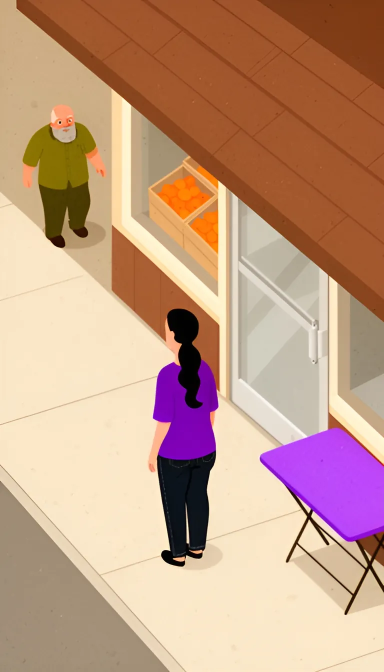
#> input picture wdpfxqlsvp/sig/img/aerial-dwayne.webp, 768 x 1344 px, given in place of aerial-dwayne.webp.png, which was not available (shown at 1/2 size)
$ python -i r8_build.py   (imports and definitions only)
#> lines starting #> are read from the running program, lines starting #| are printed output that depends on the picture; after the words box and inside, x2 and y2 are one past the last pixel; in counts of white or black regions, pixels touching at a corner belong together
# r8_build.py: the signature course's pictures for curriculum version 8 (Robert's notes on lesson 2, Nov 20, 3:51 PM), added to
# what q_build.py lays out in wdpfxqlsvp/sig/img/. Run it after q_build.py:   python3 r8_build.py <lab dir> <img dir>
#  - Cutouts with nothing but the person: the first cutouts kept a wedge of the store's orange crates between some people's
#    shoulder and neck ("these oranges are attached to him"). Each portrait was repainted on plain green, and whatever the old
#    cutout kept that the repaint shows as background was trimmed (r8/greenmask.py in the lab). Their close-ups are redrawn too.
#  - A passerby walks toward you down the sidewalk ("the vantage point of looking down a sidewalk where they are walking towards
#    you"): walkway.webp is the sidewalk from the canvasser's spot, and w-<who>.webp each walker, full length, facing you.
#  - The view from above first ("a view 30 feet from the sky, where you could see where the canvasser is stationed and see the
#    person walking"): aerial-<who>.webp, the canvasser seen from above and behind, the passerby down the sidewalk.
#  - Where to stand: two pairs of one drawing each, where only the canvasser moves (r8/spots.py in the lab).
import json, os, sys
import numpy as np
from PIL import Image
LAB, OUT = sys.argv[1], sys.argv[2]
Q5 = os.path.join(LAB, "q5"); R8 = os.path.join(LAB, "r8")
# [2 lines not run here, left out]
def webp(im, name, q=84): im.save(os.path.join(OUT, name + ".webp"), "WEBP", quality=q, method=6)
CLEAN = ["ben", "bob", "bob-pen", "dwayne", "hank", "hank-paper", "hank-pen", "soojin", "tanya", "tanya-tug", "tanya-cart", "marisol", "theo", "luis"]
def defringe(im):
    """the cutout's edge still carried the crates' orange: a line up to about 8 pixels thick along the hair and shoulders, where the
    old wedge was cut away. Crate orange within 8 pixels of the edge goes when the person isn't orange 8 to 16 pixels in (so
    Tanya's orange top keeps its edge), then the edge comes in by one pixel and softens a little."""
    from PIL import ImageFilter
    a = np.array(im).astype(np.float32); A = a[..., 3]
#> after `A = a[..., 3]`: A: shape (1344, 768) float32; every value is 255
    r, g, b = a[..., 0], a[..., 1], a[..., 2]
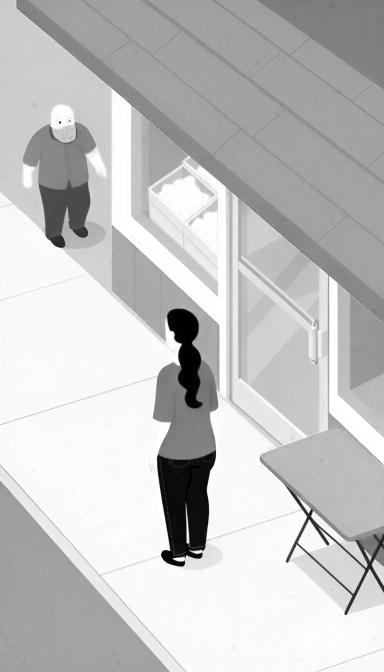
#> r: shape (1344, 768) float32 (shown at 1/2 size); min 0, max 255, mean 195.3
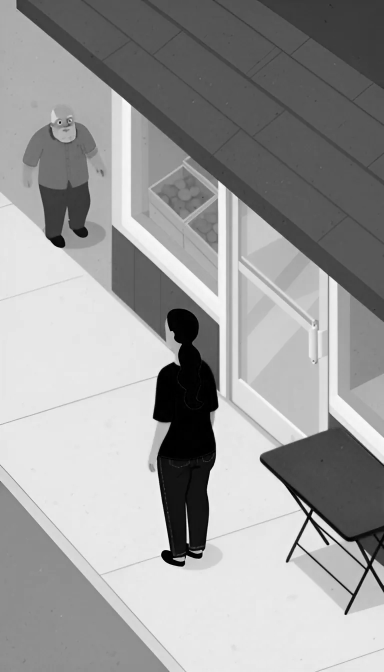
#> g: shape (1344, 768) float32 (shown at 1/2 size); min 0, max 255, mean 155.5
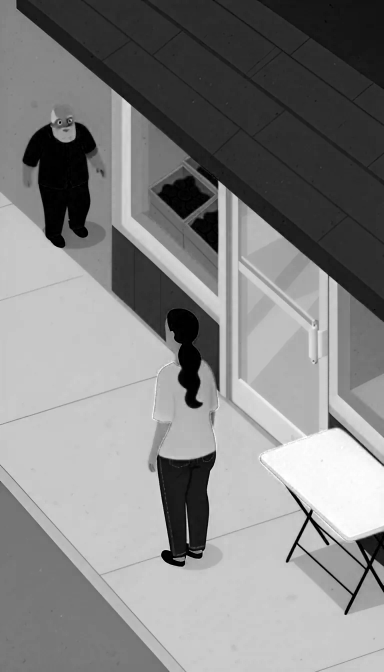
#> b: shape (1344, 768) float32 (shown at 1/2 size); min 0, max 255, mean 131.5
    crate = (r > 215) & (g > 70) & (g < 175) & (b < 50) & (r - b > 170)
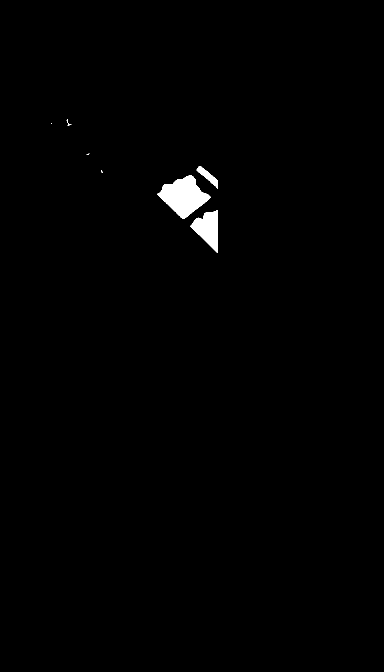
#> crate: shape (1344, 768) bool (shown at 1/2 size); 0.81% white; 8 white regions (5 under 20 px), largest, box (x1, y1, x2, y2) and area: (314, 351, 422, 438) 5038, (380, 420, 436, 506) 2682, (393, 332, 436, 377) 632
    opaque = A > 128; clear = Image.fromarray((~opaque).astype(np.uint8) * 255)
#> after `opaque = A > 128`: opaque: shape (1344, 768) bool; every value is 1
#> after `clear = Image.fromarray((~opaque).astype(np.uint8) * 255)`: clear: PIL image 768x1344 L; every value is 0
    near8 = np.array(clear.filter(ImageFilter.MaxFilter(17))) > 0; near16 = np.array(clear.filter(ImageFilter.MaxFilter(33))) > 0
    ring = opaque & near8; deep = opaque & near16 & ~near8
    dc = np.array(Image.fromarray((deep & crate).astype(np.uint8) * 255).filter(ImageFilter.BoxBlur(10))).astype(np.float32)
#> dc: shape (1344, 768) float32; every value is 0
    dd = np.array(Image.fromarray(deep.astype(np.uint8) * 255).filter(ImageFilter.BoxBlur(10))).astype(np.float32)
    A[ring & crate & (dc / np.maximum(1, dd) < 0.2)] = 0
    from scipy import ndimage  # specks cut loose from the person (a bit of crate by Luis's hair) go too
    lab, n = ndimage.label(A > 20)
#> lab: shape (1344, 768) int32; every value is 1
#> n = 1
    if n > 1:
        sizes = ndimage.sum(np.ones_like(A), lab, range(1, n + 1)); keep = np.zeros(n + 1, bool); keep[1:] = sizes >= sizes.max() * 0.01
        A[~keep[lab]] = 0
    alpha = Image.fromarray(A.astype(np.uint8)).filter(ImageFilter.MinFilter(3)).filter(ImageFilter.GaussianBlur(0.6))
#> alpha: PIL image 768x1344 L; every value is 255
    out = im.copy(); out.putalpha(alpha); return out
def cut(k):
#> (the run stopped early here; a loop or call above may not have finished)

$ run again, on wdpfxqlsvp/sig/img/aerial-hank.webp
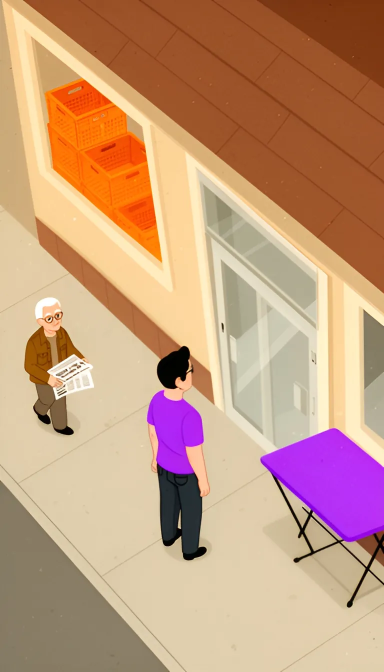
#> input picture wdpfxqlsvp/sig/img/aerial-hank.webp, 768 x 1344 px, given in place of aerial-hank.webp.png, which was not available (shown at 1/2 size)
#> A: shape (1344, 768) float32; every value is 255
#> in defringe, `r, g, b = a[..., 0], a[..., 1], a[..., 2]`:
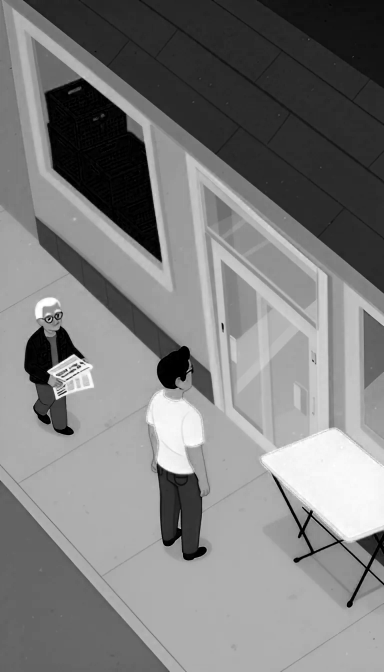
#> b: shape (1344, 768) float32 (shown at 1/2 size); min 0, max 255, mean 124.5
#> in defringe, `crate = (r > 215) & (g > 70) & (g < 175) & (b < 50) & (r - b > 170)`:
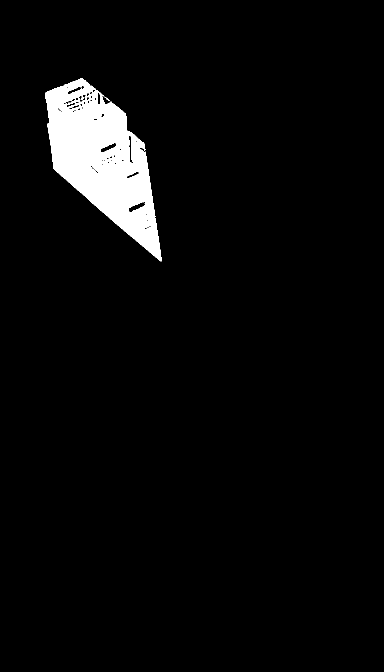
#> crate: shape (1344, 768) bool (shown at 1/2 size); 4.1% white; 3 white regions (1 under 20 px), largest, box (x1, y1, x2, y2) and area: (90, 156, 324, 523) 42359, (209, 195, 219, 202) 20
#> opaque: shape (1344, 768) bool; every value is 1
#> clear: PIL image 768x1344 L; every value is 0
#> dc: shape (1344, 768) float32; every value is 0
#> lab: shape (1344, 768) int32; every value is 1
#> n = 1
#> alpha: PIL image 768x1344 L; every value is 255

$ run again, on wdpfxqlsvp/sig/img/aerial-ines-stroller.webp
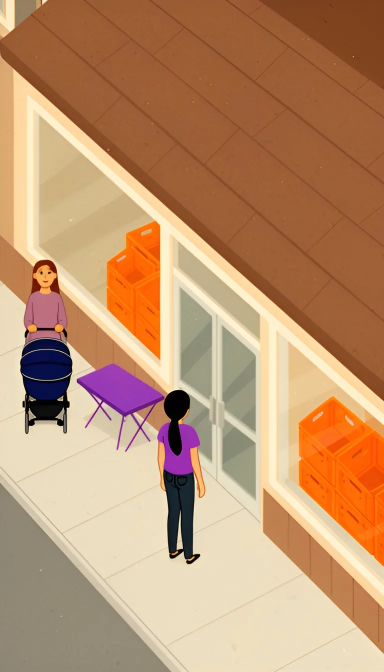
#> input picture wdpfxqlsvp/sig/img/aerial-ines-stroller.webp, 768 x 1344 px, given in place of aerial-ines-stroller.webp.png, which was not available (shown at 1/2 size)
#> A: shape (1344, 768) float32; every value is 255
#> in defringe, `r, g, b = a[..., 0], a[..., 1], a[..., 2]`:
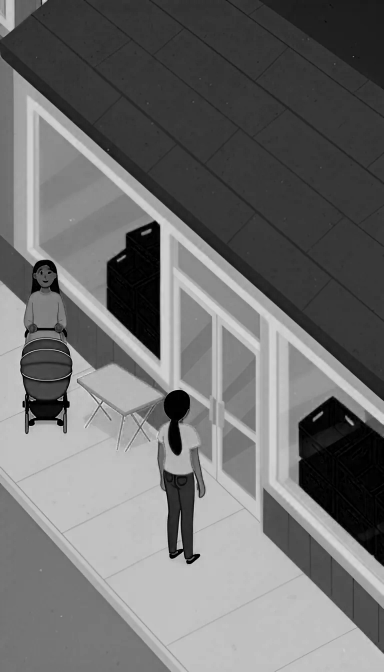
#> b: shape (1344, 768) float32 (shown at 1/2 size); min 0, max 254, mean 110.3
#> in defringe, `crate = (r > 215) & (g > 70) & (g < 175) & (b < 50) & (r - b > 170)`:
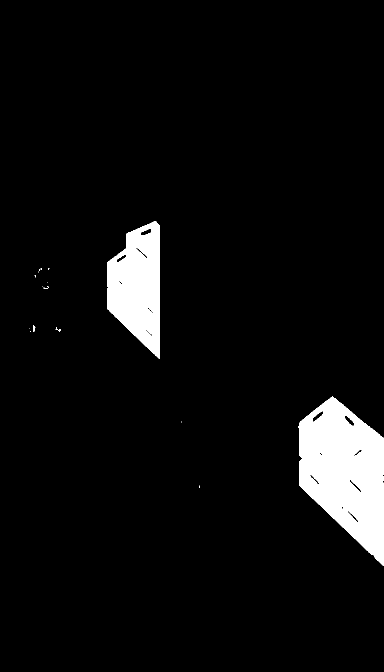
#> crate: shape (1344, 768) bool (shown at 1/2 size); 5.6% white; 19 white regions (16 under 20 px), largest, box (x1, y1, x2, y2) and area: (597, 793, 768, 1132) 37282, (214, 442, 320, 718) 20152, (66, 651, 71, 663) 33
#> opaque: shape (1344, 768) bool; every value is 1
#> clear: PIL image 768x1344 L; every value is 0
#> dc: shape (1344, 768) float32; every value is 0
#> lab: shape (1344, 768) int32; every value is 1
#> n = 1
#> alpha: PIL image 768x1344 L; every value is 255
